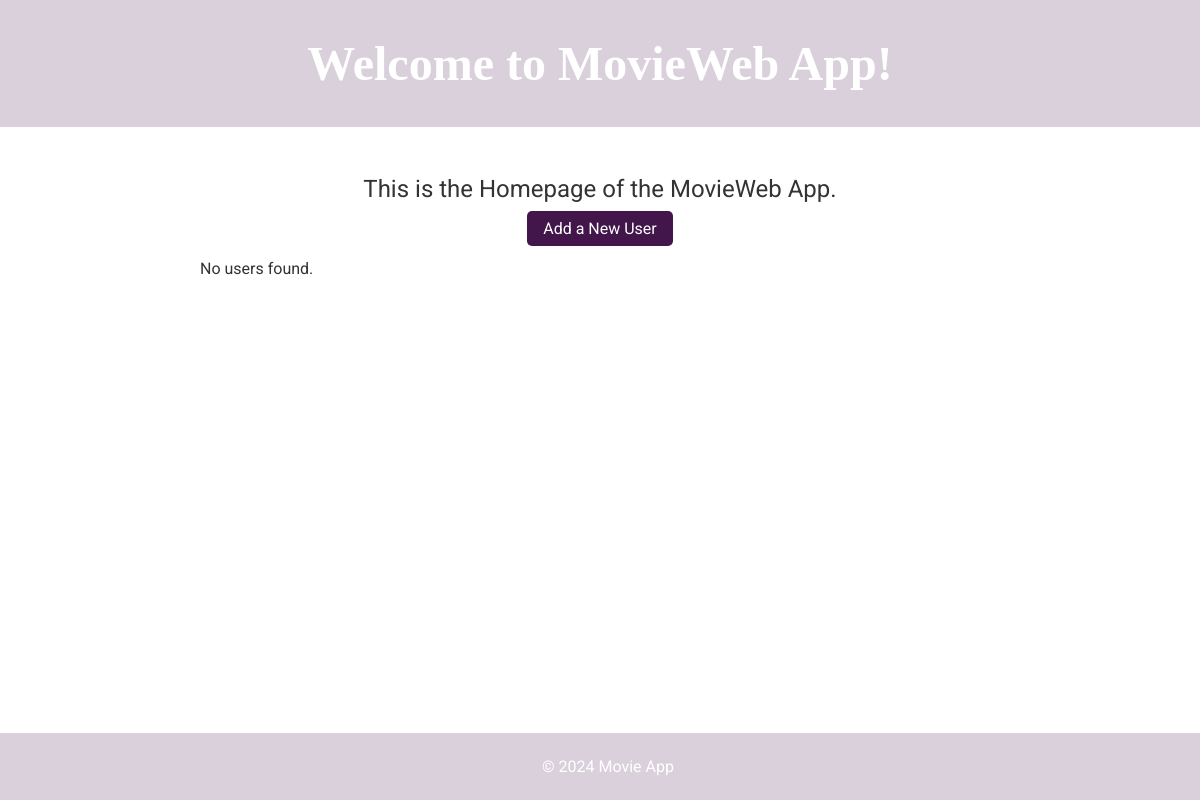
/, run on an earlier commit of the app's database.
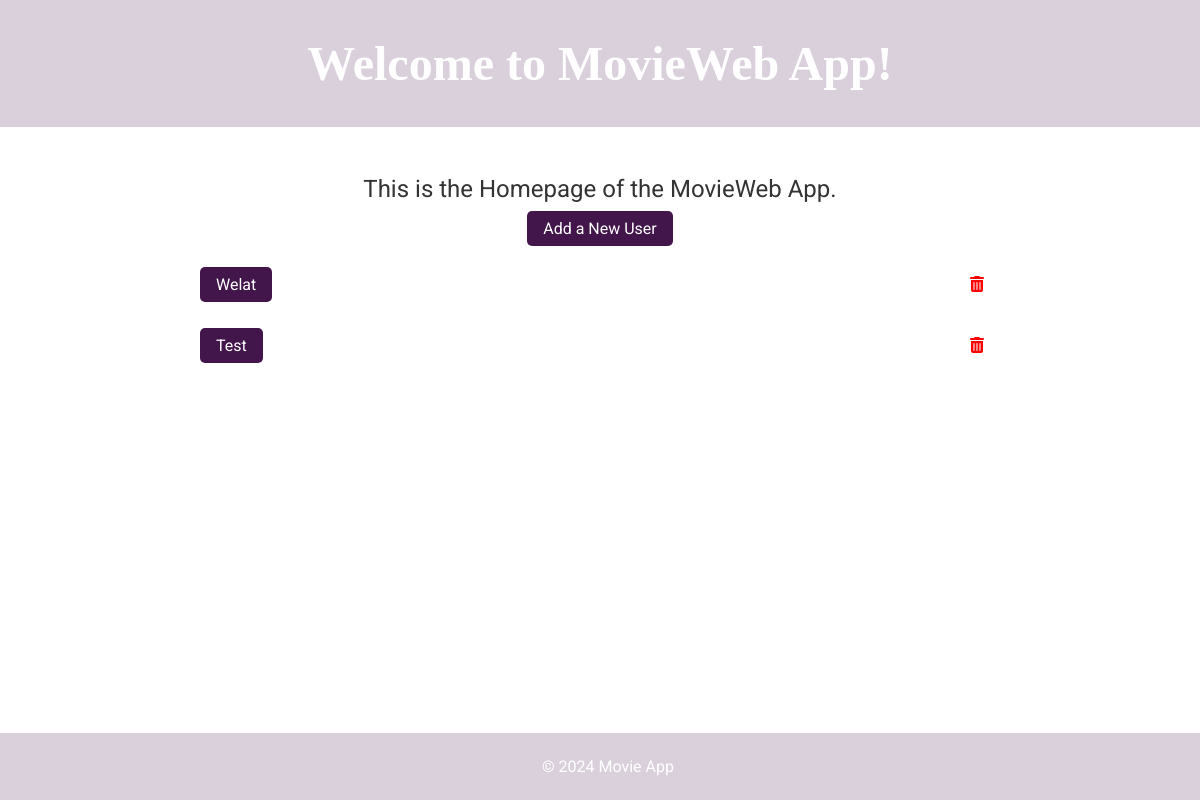
And on a later commit of the database.
### datamanager/sqlite_data_manager.py (models this page shows)
class User(db.Model):
    __tablename__ = "users"
    id = db.Column(db.String, primary_key=True)
    name = db.Column(db.String)

### app.py (the view)
@app.route("/")
def home():
    users = User.query.all()
    return render_template("home.html", users=users)

### templates/home.html (shortened to what this page needs)
<!DOCTYPE html>
<html lang="en">
  <head>
    <link rel="stylesheet" href="/static/style.css" />
    <link
      rel="stylesheet"
      href="https://cdnjs.cloudflare.com/ajax/libs/font-awesome/6.0.0-beta3/css/all.min.css"
    />
  </head>
  <body>
    <header>
      <h1>Welcome to MovieWeb App!</h1>
    </header>
    <main>
      <section>
        <p class="intro-text">This is the Homepage of the MovieWeb App.</p>
        <a href="/add_user" class="button">Add a New User</a>
      </section>
      <aside>
        <ul>
          {% for user in users %}
          <li>
            <a
              class="button"
              href="{{ url_for('get_user_movies', user_id=user.id) }}"
              >{{ user.name }}</a
            >
            <form
              action="{{ url_for('delete_user', user_id=user.id) }}"
              method="post"
              class="inline-form"
            >
              <button type="submit" class="icon-button">
                <i class="fas fa-trash-alt"></i>
              </button>
            </form>
          </li>
          {% else %}
          <li>No users found.</li>
          {% endfor %}
        </ul>
      </aside>
    </main>
    <footer>
      <p>&copy; 2024 Movie App</p>
    </footer>
  </body>
</html>

### static/style.css (style rules this page uses)
body { font-family: 'Roboto', sans-serif; color: #333; margin: 0; padding: 0; background: url('https://cdn.prod.website-files.com/6171f1dd89124f43db13392f/622d696097073a255ea91f10_ma-cover.jpg') center center / cover fixed; }
header { background-color: rgba(66, 22, 75, 0.2); color: white; font-family: 'Brush Script MT', cursive; padding: 0.25rem; text-align: center; }
header h1 { font-size: 3rem; font-weight: 700; }
main { padding: 2rem; max-width: 800px; margin: 0 auto; background-color: rgba(255, 255, 255, 0.7); border-radius: 8px; z-index: 1; text-align: center; }
.intro-text { font-size: 1.5rem; margin: 1rem 0; }
ul { list-style: none; padding: 0; }
li { display: flex; justify-content: space-between; align-items: center; padding: 5px 0; }
.inline-form { display: inline; }
button, .button { background-color: #42164b; color: white; border: none; padding: 0.5rem 1rem; text-decoration: none; font-size: 1rem; margin: 0.5rem 0; cursor: pointer; border-radius: 5px; }
.icon-button { background: none; border: none; cursor: pointer; }
.icon-button i { color: red; }
footer { background-color: rgba(66, 22, 75, 0.2); color: white; text-align: center; padding: 0.5rem; position: fixed; width: 100%; bottom: 0; }

What changed in the data, as far as the page shows it:
added User: name "Welat"
added User: name "Test"
Also different on the page:
text no longer shown: "No users found."
